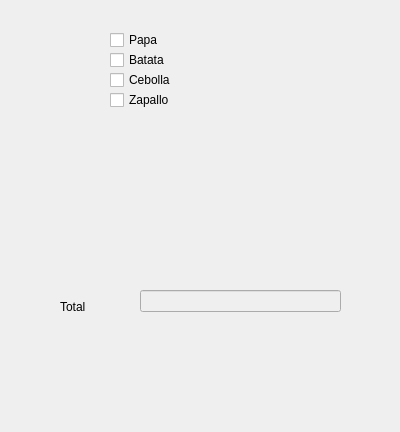
<?xml version="1.0" encoding="UTF-8"?>
<ui version="4.0">
 <class>Dialog</class>
 <widget class="QDialog" name="Dialog">
  <property name="geometry">
   <rect>
    <x>0</x>
    <y>0</y>
    <width>400</width>
    <height>432</height>
   </rect>
  </property>
  <property name="windowTitle">
   <string>Dialog</string>
  </property>
  <widget class="QCheckBox" name="cBPapa">
   <property name="geometry">
    <rect>
     <x>110</x>
     <y>30</y>
     <width>85</width>
     <height>20</height>
    </rect>
   </property>
   <property name="text">
    <string>Papa</string>
   </property>
  </widget>
  <widget class="QCheckBox" name="cBBata">
   <property name="geometry">
    <rect>
     <x>110</x>
     <y>50</y>
     <width>85</width>
     <height>20</height>
    </rect>
   </property>
   <property name="text">
    <string>Batata</string>
   </property>
  </widget>
  <widget class="QCheckBox" name="cBCebo">
   <property name="geometry">
    <rect>
     <x>110</x>
     <y>70</y>
     <width>85</width>
     <height>20</height>
    </rect>
   </property>
   <property name="text">
    <string>Cebolla</string>
   </property>
  </widget>
  <widget class="QCheckBox" name="cBZapa">
   <property name="geometry">
    <rect>
     <x>110</x>
     <y>90</y>
     <width>85</width>
     <height>20</height>
    </rect>
   </property>
   <property name="text">
    <string>Zapallo</string>
   </property>
  </widget>
  <widget class="QLineEdit" name="lnTotal">
   <property name="enabled">
    <bool>false</bool>
   </property>
   <property name="geometry">
    <rect>
     <x>140</x>
     <y>290</y>
     <width>201</width>
     <height>22</height>
    </rect>
   </property>
  </widget>
  <widget class="QLabel" name="label">
   <property name="geometry">
    <rect>
     <x>60</x>
     <y>300</y>
     <width>59</width>
     <height>14</height>
    </rect>
   </property>
   <property name="text">
    <string>Total</string>
   </property>
  </widget>
 </widget>
 <tabstops>
  <tabstop>cBPapa</tabstop>
  <tabstop>cBBata</tabstop>
  <tabstop>cBCebo</tabstop>
  <tabstop>cBZapa</tabstop>
  <tabstop>lnTotal</tabstop>
 </tabstops>
 <resources/>
 <connections/>
</ui>
